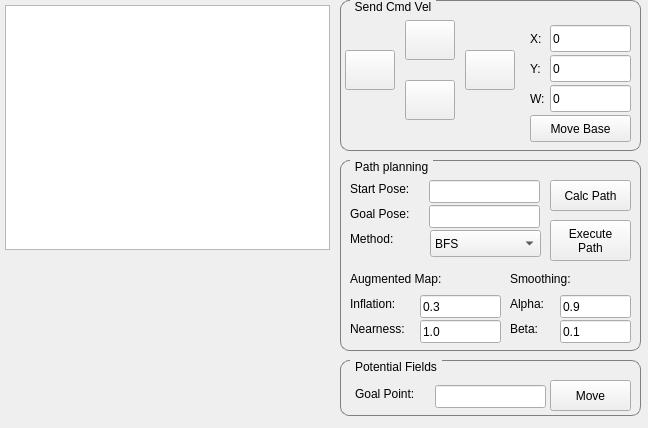
<?xml version="1.0" encoding="UTF-8"?>
<ui version="4.0">
 <class>MainWindow</class>
 <widget class="QMainWindow" name="MainWindow">
  <property name="geometry">
   <rect>
    <x>0</x>
    <y>0</y>
    <width>648</width>
    <height>428</height>
   </rect>
  </property>
  <property name="windowTitle">
   <string>JUSTINA GUI - By Marcosoft</string>
  </property>
  <property name="styleSheet">
   <string notr="true">QGroupBox {
    border: 1px solid gray;
    border-radius: 9px;
    margin-top: 0.5em;
}

QGroupBox::title {
    subcontrol-origin: margin;
    left: 10px;
    padding: 0 3px 0 3px;
}

QRadioButton{
	spacing: 1px;
}
QRadioButton::indicator{
	width: 16px;
	height: 16px;
}</string>
  </property>
  <widget class="QWidget" name="centralWidget">
   <widget class="QGraphicsView" name="graphicsViewCamera">
    <property name="geometry">
     <rect>
      <x>5</x>
      <y>5</y>
      <width>325</width>
      <height>245</height>
     </rect>
    </property>
   </widget>
   <widget class="QGroupBox" name="gbNavig">
    <property name="geometry">
     <rect>
      <x>340</x>
      <y>160</y>
      <width>301</width>
      <height>191</height>
     </rect>
    </property>
    <property name="styleSheet">
     <string notr="true"/>
    </property>
    <property name="title">
     <string>Path planning</string>
    </property>
    <widget class="QLineEdit" name="navTxtStartPose">
     <property name="geometry">
      <rect>
       <x>89</x>
       <y>20</y>
       <width>111</width>
       <height>23</height>
      </rect>
     </property>
    </widget>
    <widget class="QLineEdit" name="navTxtGoalPose">
     <property name="geometry">
      <rect>
       <x>89</x>
       <y>45</y>
       <width>111</width>
       <height>23</height>
      </rect>
     </property>
    </widget>
    <widget class="QLabel" name="navLblStartPose">
     <property name="geometry">
      <rect>
       <x>10</x>
       <y>20</y>
       <width>81</width>
       <height>17</height>
      </rect>
     </property>
     <property name="text">
      <string>Start Pose:</string>
     </property>
    </widget>
    <widget class="QPushButton" name="navBtnCalcPath">
     <property name="geometry">
      <rect>
       <x>210</x>
       <y>20</y>
       <width>81</width>
       <height>31</height>
      </rect>
     </property>
     <property name="text">
      <string>Calc Path</string>
     </property>
    </widget>
    <widget class="QLabel" name="navLblGoalPose">
     <property name="geometry">
      <rect>
       <x>10</x>
       <y>45</y>
       <width>81</width>
       <height>17</height>
      </rect>
     </property>
     <property name="text">
      <string>Goal Pose:</string>
     </property>
    </widget>
    <widget class="QComboBox" name="navCmbMethod">
     <property name="geometry">
      <rect>
       <x>90</x>
       <y>70</y>
       <width>111</width>
       <height>27</height>
      </rect>
     </property>
     <item>
      <property name="text">
       <string>BFS</string>
      </property>
     </item>
     <item>
      <property name="text">
       <string>DFS</string>
      </property>
     </item>
     <item>
      <property name="text">
       <string>Dijkstra</string>
      </property>
     </item>
     <item>
      <property name="text">
       <string>A*</string>
      </property>
     </item>
    </widget>
    <widget class="QLabel" name="navLblGoalPose_2">
     <property name="geometry">
      <rect>
       <x>10</x>
       <y>70</y>
       <width>81</width>
       <height>17</height>
      </rect>
     </property>
     <property name="text">
      <string>Method:</string>
     </property>
    </widget>
    <widget class="QLabel" name="navLblSmoothing">
     <property name="geometry">
      <rect>
       <x>170</x>
       <y>110</y>
       <width>81</width>
       <height>17</height>
      </rect>
     </property>
     <property name="text">
      <string>Smoothing:</string>
     </property>
    </widget>
    <widget class="QLabel" name="navLblNearness">
     <property name="geometry">
      <rect>
       <x>10</x>
       <y>160</y>
       <width>81</width>
       <height>17</height>
      </rect>
     </property>
     <property name="text">
      <string>Nearness:</string>
     </property>
    </widget>
    <widget class="QLineEdit" name="navTxtNearness">
     <property name="geometry">
      <rect>
       <x>80</x>
       <y>160</y>
       <width>81</width>
       <height>23</height>
      </rect>
     </property>
     <property name="text">
      <string>1.0</string>
     </property>
    </widget>
    <widget class="QLabel" name="navLblInflate">
     <property name="geometry">
      <rect>
       <x>10</x>
       <y>135</y>
       <width>71</width>
       <height>17</height>
      </rect>
     </property>
     <property name="text">
      <string>Inflation:</string>
     </property>
    </widget>
    <widget class="QLineEdit" name="navTxtInflation">
     <property name="geometry">
      <rect>
       <x>80</x>
       <y>135</y>
       <width>81</width>
       <height>23</height>
      </rect>
     </property>
     <property name="text">
      <string>0.3</string>
     </property>
    </widget>
    <widget class="QLabel" name="navLblSmoothAlpha">
     <property name="geometry">
      <rect>
       <x>170</x>
       <y>135</y>
       <width>51</width>
       <height>17</height>
      </rect>
     </property>
     <property name="text">
      <string>Alpha:</string>
     </property>
    </widget>
    <widget class="QLineEdit" name="navTxtSmoothAlpha">
     <property name="geometry">
      <rect>
       <x>220</x>
       <y>135</y>
       <width>71</width>
       <height>23</height>
      </rect>
     </property>
     <property name="text">
      <string>0.9</string>
     </property>
    </widget>
    <widget class="QLineEdit" name="navTxtSmoothBeta">
     <property name="geometry">
      <rect>
       <x>220</x>
       <y>160</y>
       <width>71</width>
       <height>23</height>
      </rect>
     </property>
     <property name="text">
      <string>0.1</string>
     </property>
    </widget>
    <widget class="QLabel" name="navLblSmoothBeta">
     <property name="geometry">
      <rect>
       <x>170</x>
       <y>160</y>
       <width>51</width>
       <height>17</height>
      </rect>
     </property>
     <property name="text">
      <string>Beta:</string>
     </property>
    </widget>
    <widget class="QLabel" name="navLblRadius">
     <property name="geometry">
      <rect>
       <x>10</x>
       <y>110</y>
       <width>121</width>
       <height>17</height>
      </rect>
     </property>
     <property name="text">
      <string>Augmented Map:</string>
     </property>
    </widget>
    <widget class="QPushButton" name="navBtnExecPath">
     <property name="geometry">
      <rect>
       <x>210</x>
       <y>60</y>
       <width>81</width>
       <height>41</height>
      </rect>
     </property>
     <property name="text">
      <string>Execute
Path</string>
     </property>
    </widget>
    <zorder>navTxtStartPose</zorder>
    <zorder>navTxtGoalPose</zorder>
    <zorder>navLblStartPose</zorder>
    <zorder>navBtnCalcPath</zorder>
    <zorder>navLblGoalPose</zorder>
    <zorder>navCmbMethod</zorder>
    <zorder>navLblGoalPose_2</zorder>
    <zorder>navLblSmoothing</zorder>
    <zorder>navLblNearness</zorder>
    <zorder>navTxtNearness</zorder>
    <zorder>navLblInflate</zorder>
    <zorder>navTxtInflation</zorder>
    <zorder>navLblSmoothAlpha</zorder>
    <zorder>navTxtSmoothAlpha</zorder>
    <zorder>navTxtSmoothBeta</zorder>
    <zorder>navLblSmoothBeta</zorder>
    <zorder>navLblRadius</zorder>
    <zorder>navBtnExecPath</zorder>
    <zorder>navBtnExecPath</zorder>
   </widget>
   <widget class="QGroupBox" name="groupBox">
    <property name="geometry">
     <rect>
      <x>340</x>
      <y>0</y>
      <width>301</width>
      <height>151</height>
     </rect>
    </property>
    <property name="title">
     <string>Send Cmd Vel</string>
    </property>
    <widget class="QPushButton" name="btnCmdVel">
     <property name="geometry">
      <rect>
       <x>190</x>
       <y>115</y>
       <width>101</width>
       <height>27</height>
      </rect>
     </property>
     <property name="text">
      <string>Move Base</string>
     </property>
    </widget>
    <widget class="QLineEdit" name="txtLinearY">
     <property name="geometry">
      <rect>
       <x>210</x>
       <y>55</y>
       <width>81</width>
       <height>27</height>
      </rect>
     </property>
     <property name="text">
      <string>0</string>
     </property>
    </widget>
    <widget class="QPushButton" name="btnBwd">
     <property name="geometry">
      <rect>
       <x>65</x>
       <y>80</y>
       <width>50</width>
       <height>40</height>
      </rect>
     </property>
     <property name="text">
      <string/>
     </property>
     <property name="iconSize">
      <size>
       <width>32</width>
       <height>32</height>
      </size>
     </property>
    </widget>
    <widget class="QPushButton" name="btnLeft">
     <property name="geometry">
      <rect>
       <x>5</x>
       <y>50</y>
       <width>50</width>
       <height>40</height>
      </rect>
     </property>
     <property name="text">
      <string/>
     </property>
     <property name="iconSize">
      <size>
       <width>32</width>
       <height>32</height>
      </size>
     </property>
    </widget>
    <widget class="QPushButton" name="btnRight">
     <property name="geometry">
      <rect>
       <x>125</x>
       <y>50</y>
       <width>50</width>
       <height>40</height>
      </rect>
     </property>
     <property name="text">
      <string/>
     </property>
     <property name="iconSize">
      <size>
       <width>32</width>
       <height>32</height>
      </size>
     </property>
    </widget>
    <widget class="QPushButton" name="btnFwd">
     <property name="geometry">
      <rect>
       <x>65</x>
       <y>20</y>
       <width>50</width>
       <height>40</height>
      </rect>
     </property>
     <property name="text">
      <string/>
     </property>
     <property name="iconSize">
      <size>
       <width>32</width>
       <height>32</height>
      </size>
     </property>
    </widget>
    <widget class="QLineEdit" name="txtLinearX">
     <property name="geometry">
      <rect>
       <x>210</x>
       <y>25</y>
       <width>81</width>
       <height>27</height>
      </rect>
     </property>
     <property name="text">
      <string>0</string>
     </property>
    </widget>
    <widget class="QLabel" name="label">
     <property name="geometry">
      <rect>
       <x>190</x>
       <y>30</y>
       <width>16</width>
       <height>17</height>
      </rect>
     </property>
     <property name="text">
      <string>X:</string>
     </property>
    </widget>
    <widget class="QLabel" name="label_3">
     <property name="geometry">
      <rect>
       <x>190</x>
       <y>90</y>
       <width>16</width>
       <height>17</height>
      </rect>
     </property>
     <property name="text">
      <string>W:</string>
     </property>
    </widget>
    <widget class="QLineEdit" name="txtAngular">
     <property name="geometry">
      <rect>
       <x>210</x>
       <y>85</y>
       <width>81</width>
       <height>27</height>
      </rect>
     </property>
     <property name="text">
      <string>0</string>
     </property>
    </widget>
    <widget class="QLabel" name="label_2">
     <property name="geometry">
      <rect>
       <x>190</x>
       <y>60</y>
       <width>16</width>
       <height>17</height>
      </rect>
     </property>
     <property name="text">
      <string>Y:</string>
     </property>
    </widget>
   </widget>
   <widget class="QGroupBox" name="groupBox_2">
    <property name="geometry">
     <rect>
      <x>340</x>
      <y>360</y>
      <width>301</width>
      <height>56</height>
     </rect>
    </property>
    <property name="title">
     <string>Potential Fields</string>
    </property>
    <widget class="QLabel" name="navLblInflate_2">
     <property name="geometry">
      <rect>
       <x>15</x>
       <y>25</y>
       <width>76</width>
       <height>17</height>
      </rect>
     </property>
     <property name="text">
      <string>Goal Point:</string>
     </property>
    </widget>
    <widget class="QLineEdit" name="pfTxtGoalPoint">
     <property name="geometry">
      <rect>
       <x>95</x>
       <y>25</y>
       <width>111</width>
       <height>23</height>
      </rect>
     </property>
     <property name="text">
      <string/>
     </property>
    </widget>
    <widget class="QPushButton" name="pfBtnMove">
     <property name="geometry">
      <rect>
       <x>210</x>
       <y>20</y>
       <width>81</width>
       <height>31</height>
      </rect>
     </property>
     <property name="text">
      <string>Move</string>
     </property>
    </widget>
    <zorder>navTxtNearness</zorder>
    <zorder>navLblNearness</zorder>
    <zorder>navLblInflate</zorder>
    <zorder>navTxtInflation</zorder>
    <zorder>navLblInflate_2</zorder>
    <zorder>pfTxtGoalPoint</zorder>
    <zorder>pfBtnMove</zorder>
   </widget>
  </widget>
 </widget>
 <layoutdefault spacing="6" margin="11"/>
 <resources/>
 <connections/>
</ui>
